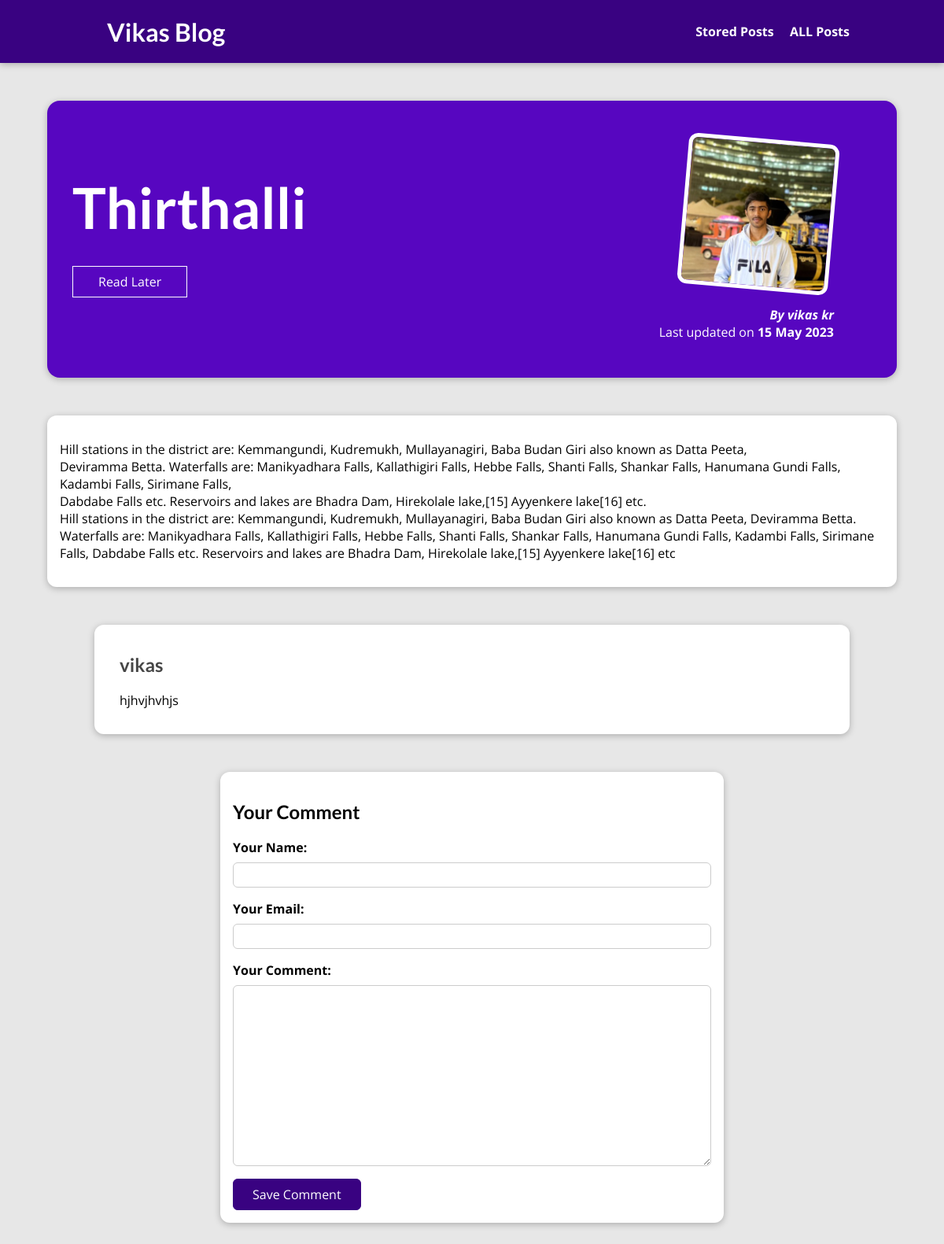
The page /posts/thirthalli on the database its author committed.
### blog/models.py (models this page shows, shortened)
class Post(models.Model):
    title = models.CharField(max_length=150)
    excerpt = models.CharField(max_length=200)
    image = models.ImageField(upload_to="posts", null=True)
    date = models.DateField(auto_now=True)
    slug = models.SlugField(unique=True, db_index=True)
    content = models.TextField(validators=[MinLengthValidator(10)])
    author = models.ForeignKey(Author, on_delete= models.SET_NULL, null=True, related_name="posts")
    tags=models.ManyToManyField(Tag)

class Author(models.Model):
    first_name = models.CharField(max_length=100)
    last_name = models.CharField(max_length=100)
    email_address = models.EmailField()
    def  full_name(self):
        return f"{self.first_name} {self.last_name}"
    def __str__(self) -> str:
        return self.full_name()

class comment(models.Model):
    user_name=models.CharField(max_length=50)
    user_email = models.EmailField()
    text = models.TextField(max_length=400)
    post =models.ForeignKey(Post, on_delete=models.CASCADE, related_name="comments")

### blog/views.py (the view, shortened to what this page needs)
# urls.py: path("posts/<slug:slug>", views.for_each_post.as_view(), name="post-detail-page"),
class for_each_post(View):
    def is_stored_post(self, request, post_id):
        stored_posts = request.session.get("stored_posts")
        if stored_posts is not None:
            is_saved_later = post_id in stored_posts
        else:
            is_saved_later = False
        return is_saved_later
    def get(self, request, slug):
        post = Post.objects.get(slug=slug)
        context = {
            "post":post,
            "coment_form":CommentForm(),
            "comments":post.comments.all(),
            "saved_for_later":self.is_stored_post(request, post.id)
        }
        return render(request, "blog/post-detail.html", context)

### blog/forms.py
class CommentForm(forms.ModelForm):
    class Meta:
        model=comment
        exclude =["post"]
        labels ={
            "user_name": "Your Name",
            "user_email":"Your Email",
            "text":"Your Comment"
        }

### blog/templates/blog/post-detail.html (shortened to what this page needs)
{% extends "base.html" %}
{% load static %}
{% block css_file %}
<link rel="stylesheet" href="{% static "blog/post-detail.css" %}" />
{% endblock %}
{% block content %}
<section id="summary">
  <h2>{{ post.title }}</h2>
  <div id="read-later">
    <form action="{% url 'read-later' %}" method="POST">
    <button>
      {% if saved_for_later %}
       Remove from "Read Later " list
      {% else %}
      Read Later
      {% endif %}
    </button>
    </form>
  </div>
  <article>
    <img src="{{ post.image.url }}" alt="{{ post.title }}" />
    <address>By <a href="mailto:{{ post.author.email_address }}">{{ post.author }}</a></address>
    <div>Last updated on <time>{{ post.date|date:"d M Y" }}</time></div>
  </article>
</section>
<main>
  {{ post.content|linebreaks }}
</main>
<section id="comments">
  <ul>
    {% for comment in comments %}
      <li>
        <h2>{{ comment.user_name }}</h2>
        <p>{{ comment.text|linebreaks }}</p>
      </li>
    {% endfor %}
  </ul>
</section>
<section id="comment-form">
  <h2>Your Comment</h2>
  <form action="{% url "post-detail-page" post.slug %}" method="POST">
    {% for form_field in coment_form %}
      <div class="form-control {% if form_field.errors %}invalid{% endif %}">
        {{ form_field.label_tag }}
        {{ form_field }}
      </div>
    {% endfor %}
    <button>Save Comment</button>
  </form>
</section>
{% endblock %}

### static/app.css (style rules this page uses)
* { box-sizing: border-box; }
html { font-family: 'Open Sans', 'Lato', sans-serif; }
body { margin: 0; }
h1, h2, h3 { font-family: 'Lato', sans-serif; font-weight: bold; }
section#comment-form { margin: 3rem auto; width: 90%; max-width: 40rem; border-radius: 12px; background-color: white; box-shadow: 0 2px 8px rgba(0, 0, 0, 0.25); padding: 1rem; }
#comment-form button { font: inherit; background-color: #390281; color: white; border: 1px solid #390281; padding: 0.5rem 1.5rem; border-radius: 6px; cursor: pointer; }

### blog/static/blog/post-detail.css (style rules this page uses)
body { background-color: #e7e7e7; }
#summary { margin: 8rem auto 3rem auto; padding: 2rem; width: 90%; max-width: 90rem; border-radius: 16px; background-color: #5706c0; position: relative; box-shadow: 0 2px 8px rgba(0, 0, 0, 0.25); height: 22rem; }
#summary h2 { color: white; font-size: 4.5rem; margin-bottom: 0.25rem; }
#summary article { position: absolute; top: 2rem; right: 3rem; padding: 1rem 2rem; border-radius: 12px; text-align: right; color: white; }
#summary article img { width: 12rem; height: 12rem; border-radius: 12px; transform: rotateZ(5deg); border: 5px solid white; margin-bottom: 1rem; }
#summary address { font-weight: bold; }
#summary a { color: white; text-decoration: none; }
#summary time { font-weight: bold; }
#read-later { margin: 2rem 0; }
#read-later button { background-color: transparent; border: 1px solid white; padding: 0.5rem 2rem; font: inherit; color: white; cursor: pointer; }
main { width: 90%; max-width: 90rem; margin: 3rem auto; background-color: white; padding: 1rem; border-radius: 12px; box-shadow: 0 2px 8px rgba(0, 0, 0, 0.25); }
section#comment-form { margin: 3rem auto; width: 90%; max-width: 40rem; border-radius: 12px; background-color: white; box-shadow: 0 2px 8px rgba(0, 0, 0, 0.25); padding: 1rem; }
#comment-form button { font: inherit; background-color: #390281; color: white; border: 1px solid #390281; padding: 0.5rem 1.5rem; border-radius: 6px; cursor: pointer; }
.form-control { margin-bottom: 1rem; }
.form-control label { font-weight: bold; margin-bottom: 0.5rem; display: block; }
.form-control input, .form-control textarea { display: block; width: 100%; font: inherit; padding: 0.25rem; border-radius: 6px; border: 1px solid #ccc; }
#comments { margin: 3rem auto; width: 90%; max-width: 60rem; border-radius: 12px; background-color: white; box-shadow: 0 2px 8px rgba(0, 0, 0, 0.25); padding: 1rem 2rem; }
#comments ul { list-style: none; margin: 0; padding: 0; }
#comments li { margin-bottom: 1rem; border-bottom: 2px solid #ccc; }
#comments li:last-of-type { border-bottom: none; }
#comments h2 { color: #464646; }

### rows shown on the page
Post: title "Thirthalli", image (picture), author "vikas kr", date "15 May 2023", content "Hill stations in the district are: Kemmangundi, Kudremukh, Mullayanagiri, Baba Budan Giri also known as Datta Peeta, Deviramma Betta. Waterfalls are: Manikyadhara Falls, Kallathigiri Falls, Hebbe Falls, Shanti Falls, Shankar Falls, Hanumana Gundi Falls, Kadambi Falls, Sirimane Falls, Dabdabe Falls etc. Reservoirs and lakes are Bhadra Dam, Hirekolale lake,[15] Ayyenkere lake[16] etc. Hill stations in the district are: Kemmangundi, Kudremukh, Mullayanagiri, Baba Budan Giri also known as Datta Peeta, Deviramma Betta. Waterfalls are: Manikyadhara Falls, Kallathigiri Falls, Hebbe Falls, Shanti Falls, Shankar Falls, Hanumana Gundi Falls, Kadambi Falls, Sirimane Falls, Dabdabe Falls etc.…"
comment: user_name "vikas", text "hjhvjhvhjs"
